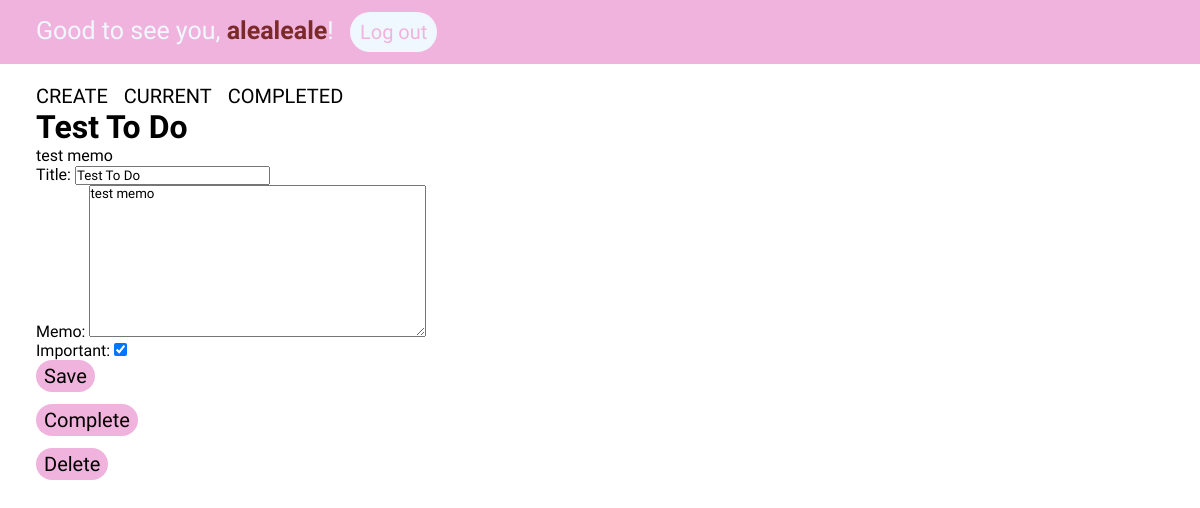
The page /todo/11 (signed in) on the database its author committed.
### todoapp/models.py (models this page shows, shortened)
class ToDoList(models.Model):
    title = models.CharField(max_length=100)
    memo = models.TextField(blank=True)
    created = models.DateTimeField(auto_now_add=True)
    datecompleted = models.DateTimeField(null=True, blank=True)
    important = models.BooleanField(default=False)
    user = models.ForeignKey(User, on_delete=models.CASCADE)

### todoapp/views.py (the view, shortened to what this page needs)
# urls.py: path('todo/<int:todo_pk>', views.viewtodo, name='viewtodo'),
@login_required
def viewtodo(request, todo_pk):
    todo = get_object_or_404(ToDoList, pk=todo_pk, user=request.user)
    if request.method == 'GET':
        form = TodoForm(instance=todo)
        return render(request, 'todoapp/viewtodo.html', {'todo': todo, 'form': form})

### todoapp/forms.py
class TodoForm(ModelForm):
    class Meta:
        model = ToDoList
        fields = ['title', 'memo', 'important']

### todoapp/templates/todoapp/viewtodo.html (shortened to what this page needs)
{% extends 'todoapp/base.html' %}
{% block content %}
    <div class="navigation-title">
        <h1>{{ todo.title }}</h1>
        <p>{{ todo.memo }}</p>
    </div>
    <div class="form-create">
        <form method="POST">
            {{ form.as_p }}
            <button type="submit">Save</button>
        </form>
        <form method="POST" action="{% url 'completetodo' todo.id %}">
            <button type="submit">Complete</button>
        </form>
        <form method="POST" action="{% url 'deletetodo' todo.id %}">
            <button type="submit">Delete</button>
        </form>
    </div>
{% endblock %}

### todoapp/templates/todoapp/base.html (shortened to what this page needs)
{% load static %}
<!DOCTYPE html>
<html lang="en">
<head>
    <link rel="stylesheet" href="{% static 'css/ultimate_style.css' %}">
</head>
<body>
    {% if user.is_authenticated %}
    <div class="logged">
        Good to see you, <span class="username">{{ user.username }}</span>!
        <form action="{% url 'logoutuser' %}" method="POST">
            <button type="submit">Log out</button>
        </form>
    </div>
    <div class="navigation">
        <a href="{% url 'createtodo' %}">CREATE</a>
        <a href="{% url 'currenttodos' %}">CURRENT</a>
        <a href="{% url 'completedtodos' %}">COMPLETED</a>
    </div>
    {% else %}
        <div class="logged">
            <a href="{% url 'signupuser' %}">Sign up</a>
            <a href="{% url 'loginuser' %}">Login</a>
        </div>
    {% endif %}
    {% block content %}{% endblock %}
</body>

### todoapp/static/css/ultimate_style.css (style rules this page uses)
* { margin: 0; padding: 0; box-sizing: border-box; font-family: 'Hind'; }
button { -webkit-appearance: none; -moz-appearance: none; appearance: none; border: none; background: none; }
.logged { background-color: rgb(240, 179, 221); padding: 1% 0 1% 3%; margin-bottom: 20px; color: aliceblue; font-size: 25px; font-weight: 400; font-family: 'Alkatra'; }
.logged form { display: inline; }
.logged button { color: rgb(240, 179, 221); background-color: aliceblue; padding: 8px 10px 8px 10px; font-size: 20px; border-radius: 50px; margin-left: 10px; font-weight: 300; }
.navigation { padding: 0 0 0 3%; }
.navigation a { text-decoration: none; color: black; font-size: 20px; padding-right: 12px; font-weight: 500; }
.username { font-weight: 600; color: rgb(123, 42, 42); }
.navigation-title { margin-left: 3%; }
.navigation-title h1 { font-weight: 700; }
.form-create { margin-left: 3%; }
.form-create button { padding: 4px 8px 4px 8px; border-radius: 20px; font-size: 20px; background-color: rgb(240, 179, 221); margin-bottom: 12px; }

### rows shown on the page
ToDoList: title "Test To Do", memo "test memo", important "☑"

### other values the page prints
{{ user.username }} "alealeale"
